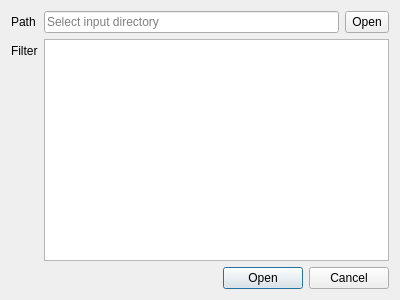
<?xml version="1.0" encoding="UTF-8"?>
<ui version="4.0">
 <class>ScanDialog</class>
 <widget class="QDialog" name="ScanDialog">
  <property name="geometry">
   <rect>
    <x>0</x>
    <y>0</y>
    <width>400</width>
    <height>300</height>
   </rect>
  </property>
  <property name="windowTitle">
   <string>Scan folder</string>
  </property>
  <property name="windowIcon">
   <iconset theme="scanner">
    <normaloff>.</normaloff>.</iconset>
  </property>
  <layout class="QFormLayout" name="formLayout">
   <property name="fieldGrowthPolicy">
    <enum>QFormLayout::AllNonFixedFieldsGrow</enum>
   </property>
   <property name="rowWrapPolicy">
    <enum>QFormLayout::DontWrapRows</enum>
   </property>
   <property name="labelAlignment">
    <set>Qt::AlignLeading|Qt::AlignLeft|Qt::AlignVCenter</set>
   </property>
   <property name="formAlignment">
    <set>Qt::AlignLeading|Qt::AlignLeft|Qt::AlignTop</set>
   </property>
   <item row="0" column="0">
    <widget class="QLabel" name="pathLavel">
     <property name="text">
      <string>Path</string>
     </property>
     <property name="buddy">
      <cstring>pathButton</cstring>
     </property>
    </widget>
   </item>
   <item row="0" column="1">
    <layout class="QHBoxLayout" name="horizontalLayout">
     <item>
      <widget class="QLineEdit" name="pathEdit">
       <property name="readOnly">
        <bool>true</bool>
       </property>
       <property name="placeholderText">
        <string>Select input directory</string>
       </property>
      </widget>
     </item>
     <item>
      <widget class="QToolButton" name="pathButton">
       <property name="sizePolicy">
        <sizepolicy hsizetype="Preferred" vsizetype="Preferred">
         <horstretch>0</horstretch>
         <verstretch>0</verstretch>
        </sizepolicy>
       </property>
       <property name="text">
        <string>Open</string>
       </property>
       <property name="icon">
        <iconset theme="document-open">
         <normaloff>../MultimapAWZ</normaloff>../MultimapAWZ</iconset>
       </property>
      </widget>
     </item>
    </layout>
   </item>
   <item row="1" column="0">
    <widget class="QLabel" name="filterLabel">
     <property name="text">
      <string>Filter</string>
     </property>
     <property name="buddy">
      <cstring>filterEdit</cstring>
     </property>
    </widget>
   </item>
   <item row="1" column="1">
    <widget class="QPlainTextEdit" name="filterEdit"/>
   </item>
   <item row="2" column="0" colspan="2">
    <widget class="QDialogButtonBox" name="buttonBox">
     <property name="orientation">
      <enum>Qt::Horizontal</enum>
     </property>
     <property name="standardButtons">
      <set>QDialogButtonBox::Cancel|QDialogButtonBox::Open</set>
     </property>
    </widget>
   </item>
  </layout>
 </widget>
 <tabstops>
  <tabstop>pathEdit</tabstop>
  <tabstop>pathButton</tabstop>
  <tabstop>filterEdit</tabstop>
 </tabstops>
 <resources/>
 <connections>
  <connection>
   <sender>buttonBox</sender>
   <signal>accepted()</signal>
   <receiver>ScanDialog</receiver>
   <slot>accept()</slot>
   <hints>
    <hint type="sourcelabel">
     <x>248</x>
     <y>254</y>
    </hint>
    <hint type="destinationlabel">
     <x>157</x>
     <y>274</y>
    </hint>
   </hints>
  </connection>
  <connection>
   <sender>buttonBox</sender>
   <signal>rejected()</signal>
   <receiver>ScanDialog</receiver>
   <slot>reject()</slot>
   <hints>
    <hint type="sourcelabel">
     <x>316</x>
     <y>260</y>
    </hint>
    <hint type="destinationlabel">
     <x>286</x>
     <y>274</y>
    </hint>
   </hints>
  </connection>
 </connections>
</ui>
